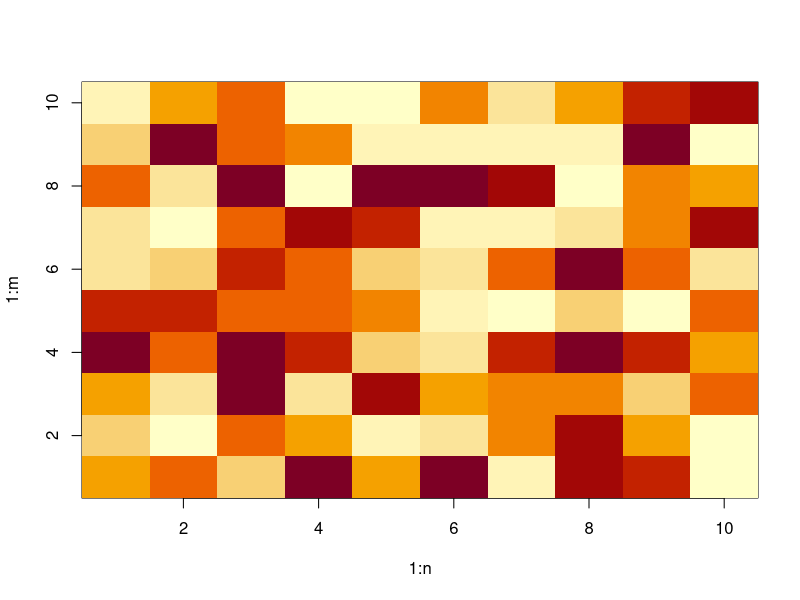
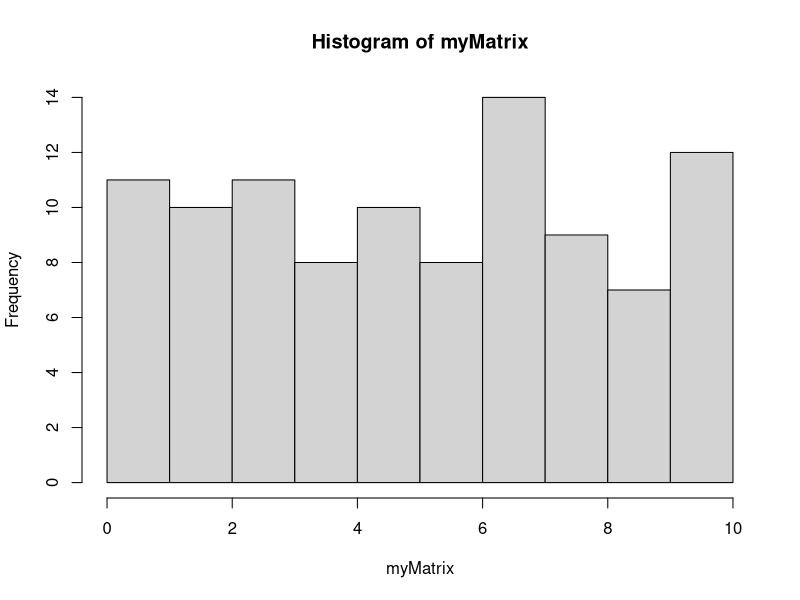

Recreate these plots in R, in order.
max <- 10
n <- 10
m <- 10
# Erzeuge eine nxm-Matrix mit zufälligen Werten von 1 - 10
myMatrix <- matrix(sample(size=n*m,x=max,replace=TRUE),nrow=n)

View(myMatrix)
# Stelle die Matrix als Heatmap dar (Drehung beachten!)
image(1:n,1:m,myMatrix)

cat ("Press [enter] to continue")
line <- readline()

# Häufigkeiten der Zahlen
View(table(myMatrix))
hist(myMatrix, breaks=c(0:max))

# Summe der Diagonalen
diagSum <- sum(sapply(c(1:max),function(x){myMatrix[x,x]}))
View(diagSum)

